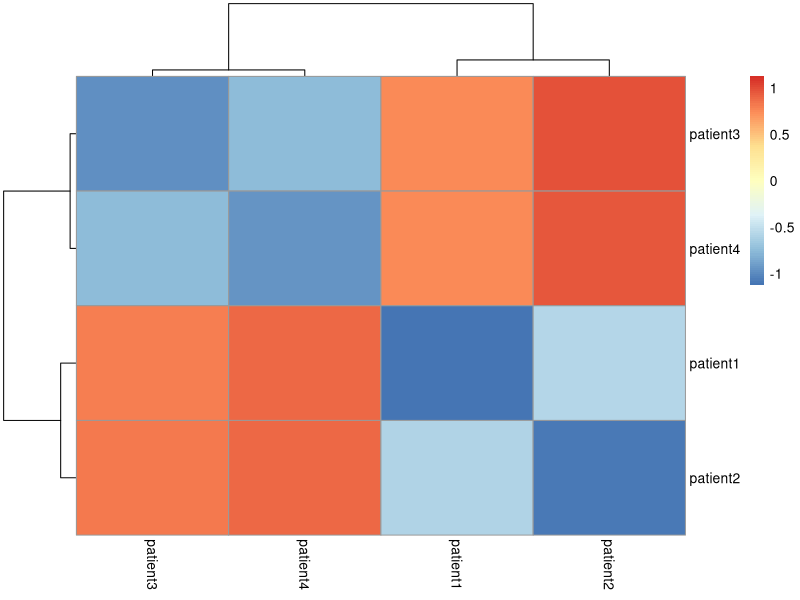

Reproduce this figure in R.
# load heatmap package
library(pheatmap)
# construct toy dataset again
df=data.frame(
    IRX4=c(11,13,2,1),
    OCT4=c(10,13,4,3 ),
    PAX6=c(1 ,3 ,10,9),
    row.names=c("patient1","patient2","patient3","patient4"))

# use Manhattan distance (store in matrix)
d=as.matrix(dist(df, method="manhattan"))

# add patient ID to rows & columns for the heatmap
rownames(d) <- rownames(df)
colnames(d) <- rownames(df)

# Plot the distance matrix using a heatmap
pheatmap(d, cluster_rows = T, cluster_cols = T,
        show_rownames = T, show_colnames = T,
        scale = "row")